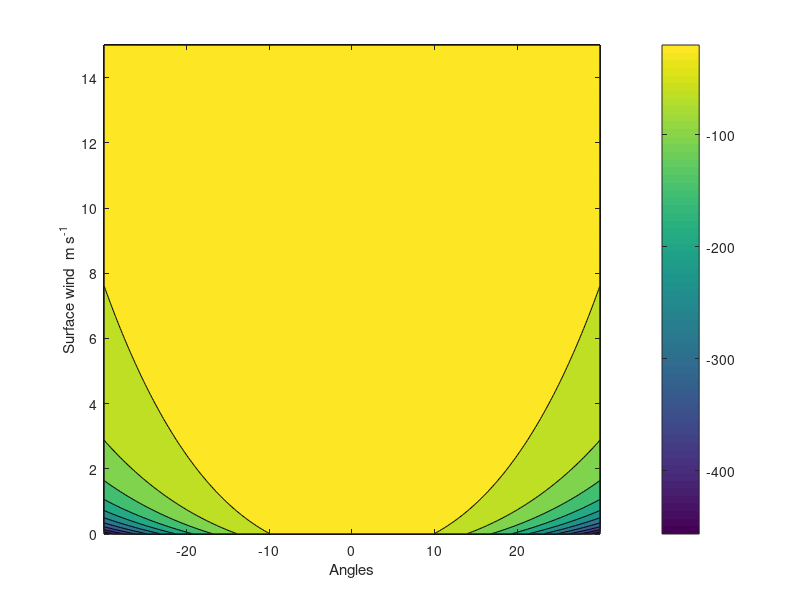

MATLAB code for this plot:
close all; clear; clc;


%%%%%%%%%%%%%%%%%%%%%%%%%%%%%%%%%%%%%%%%%%%%%%%%
% Lihua Li Seattle AMS Radar conference  pp 204 -207, 6-12, August 2003
% 
%%%%%%%%%%%%%%%%%%%%%%%%%%%%%%%%%%%%%%%%%%%%%%%%
ref_index= complex(7.56, -13.6);  % Refractive index for 20 C sea surafce temperature

eff_ref_coeff= 0.89*(ref_index-1)/(ref_index+1);  % 0.89 Ocean surface roughness correction factor Freilich, 2003

fac1=abs(eff_ref_coeff)^2;


scan_angle=[-30:0.2:30]*pi/180;
surface_wind=[0:0.05:15]; % m/sec
[angle, wind]=meshgrid(scan_angle,surface_wind);
sur_slope= (0.003+1.92e-3*wind)+ (3.16e-3*wind); % Cox and Munk 1954

fac2= sur_slope.*(cos(angle)).^4;

fac3=exp(-(tan(angle)).^2./sur_slope);


sigma_0=10.*log10(((fac1*fac3./fac2)));

figure; contourf(angle*180/pi, wind,sigma_0); colorbar; 
xlabel('Angles')
ylabel('Surface wind  m s^{-1}')



